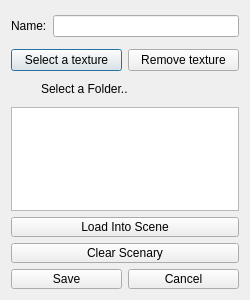
<?xml version="1.0" encoding="UTF-8"?>
<ui version="4.0">
 <class>QOmgMapDialog</class>
 <widget class="QDialog" name="QOmgMapDialog">
  <property name="geometry">
   <rect>
    <x>0</x>
    <y>0</y>
    <width>250</width>
    <height>300</height>
   </rect>
  </property>
  <property name="minimumSize">
   <size>
    <width>250</width>
    <height>300</height>
   </size>
  </property>
  <property name="maximumSize">
   <size>
    <width>250</width>
    <height>300</height>
   </size>
  </property>
  <property name="windowTitle">
   <string>Dialog</string>
  </property>
  <layout class="QVBoxLayout" name="verticalLayout">
   <item>
    <layout class="QHBoxLayout" name="horizontalLayout_7">
     <property name="topMargin">
      <number>4</number>
     </property>
     <item>
      <widget class="QLabel" name="label_2">
       <property name="text">
        <string>Name:</string>
       </property>
      </widget>
     </item>
     <item>
      <widget class="QLineEdit" name="_name"/>
     </item>
    </layout>
   </item>
   <item>
    <widget class="QColorButton" name="widget" native="true"/>
   </item>
   <item>
    <layout class="QHBoxLayout" name="horizontalLayout">
     <item>
      <widget class="QPushButton" name="basePlaneTexture">
       <property name="minimumSize">
        <size>
         <width>20</width>
         <height>0</height>
        </size>
       </property>
       <property name="maximumSize">
        <size>
         <width>16777215</width>
         <height>40</height>
        </size>
       </property>
       <property name="text">
        <string>Select a texture</string>
       </property>
       <property name="icon">
        <iconset>
         <normaloff>:/Media/texture.png</normaloff>:/Media/texture.png</iconset>
       </property>
       <property name="iconSize">
        <size>
         <width>20</width>
         <height>20</height>
        </size>
       </property>
      </widget>
     </item>
     <item>
      <widget class="QPushButton" name="_remove_pb">
       <property name="minimumSize">
        <size>
         <width>20</width>
         <height>0</height>
        </size>
       </property>
       <property name="maximumSize">
        <size>
         <width>16777215</width>
         <height>40</height>
        </size>
       </property>
       <property name="text">
        <string>Remove texture</string>
       </property>
      </widget>
     </item>
    </layout>
   </item>
   <item>
    <layout class="QHBoxLayout" name="horizontalLayout_9">
     <item>
      <widget class="QLabel" name="label">
       <property name="minimumSize">
        <size>
         <width>24</width>
         <height>24</height>
        </size>
       </property>
       <property name="maximumSize">
        <size>
         <width>24</width>
         <height>24</height>
        </size>
       </property>
       <property name="text">
        <string/>
       </property>
       <property name="pixmap">
        <pixmap>:/Media/folder.png</pixmap>
       </property>
       <property name="scaledContents">
        <bool>true</bool>
       </property>
      </widget>
     </item>
     <item>
      <widget class="QLabel" name="label_3">
       <property name="text">
        <string>Select a Folder..</string>
       </property>
      </widget>
     </item>
    </layout>
   </item>
   <item>
    <widget class="QListWidget" name="folderList">
     <property name="minimumSize">
      <size>
       <width>0</width>
       <height>50</height>
      </size>
     </property>
     <property name="maximumSize">
      <size>
       <width>16777215</width>
       <height>16777215</height>
      </size>
     </property>
    </widget>
   </item>
   <item>
    <widget class="QPushButton" name="pbLoad">
     <property name="maximumSize">
      <size>
       <width>16777215</width>
       <height>20</height>
      </size>
     </property>
     <property name="text">
      <string>Load Into Scene</string>
     </property>
     <property name="icon">
      <iconset>
       <normaloff>:/Media/load.png</normaloff>:/Media/load.png</iconset>
     </property>
    </widget>
   </item>
   <item>
    <widget class="QPushButton" name="pbClear">
     <property name="minimumSize">
      <size>
       <width>82</width>
       <height>20</height>
      </size>
     </property>
     <property name="maximumSize">
      <size>
       <width>16777215</width>
       <height>20</height>
      </size>
     </property>
     <property name="styleSheet">
      <string notr="true"/>
     </property>
     <property name="text">
      <string>Clear Scenary</string>
     </property>
     <property name="icon">
      <iconset>
       <normaloff>:/Media/clear.png</normaloff>:/Media/clear.png</iconset>
     </property>
    </widget>
   </item>
   <item>
    <layout class="QHBoxLayout" name="horizontalLayout_10">
     <item>
      <layout class="QVBoxLayout" name="verticalLayout_3">
       <item>
        <widget class="QPushButton" name="pbCreate">
         <property name="minimumSize">
          <size>
           <width>82</width>
           <height>20</height>
          </size>
         </property>
         <property name="maximumSize">
          <size>
           <width>16777215</width>
           <height>20</height>
          </size>
         </property>
         <property name="styleSheet">
          <string notr="true"/>
         </property>
         <property name="text">
          <string>Save</string>
         </property>
         <property name="icon">
          <iconset>
           <normaloff>:/Media/save.png</normaloff>:/Media/save.png</iconset>
         </property>
        </widget>
       </item>
      </layout>
     </item>
     <item>
      <widget class="QPushButton" name="pbCancel">
       <property name="sizePolicy">
        <sizepolicy hsizetype="Minimum" vsizetype="Fixed">
         <horstretch>0</horstretch>
         <verstretch>0</verstretch>
        </sizepolicy>
       </property>
       <property name="minimumSize">
        <size>
         <width>0</width>
         <height>20</height>
        </size>
       </property>
       <property name="maximumSize">
        <size>
         <width>16777215</width>
         <height>20</height>
        </size>
       </property>
       <property name="text">
        <string>Cancel</string>
       </property>
       <property name="icon">
        <iconset>
         <normaloff>:/Media/delete.png</normaloff>:/Media/delete.png</iconset>
       </property>
      </widget>
     </item>
    </layout>
   </item>
  </layout>
 </widget>
 <customwidgets>
  <customwidget>
   <class>QColorButton</class>
   <extends>QWidget</extends>
   <header>QColorButton.h</header>
   <container>1</container>
  </customwidget>
 </customwidgets>
 <resources>
  <include location="images.qrc"/>
 </resources>
 <connections/>
</ui>
